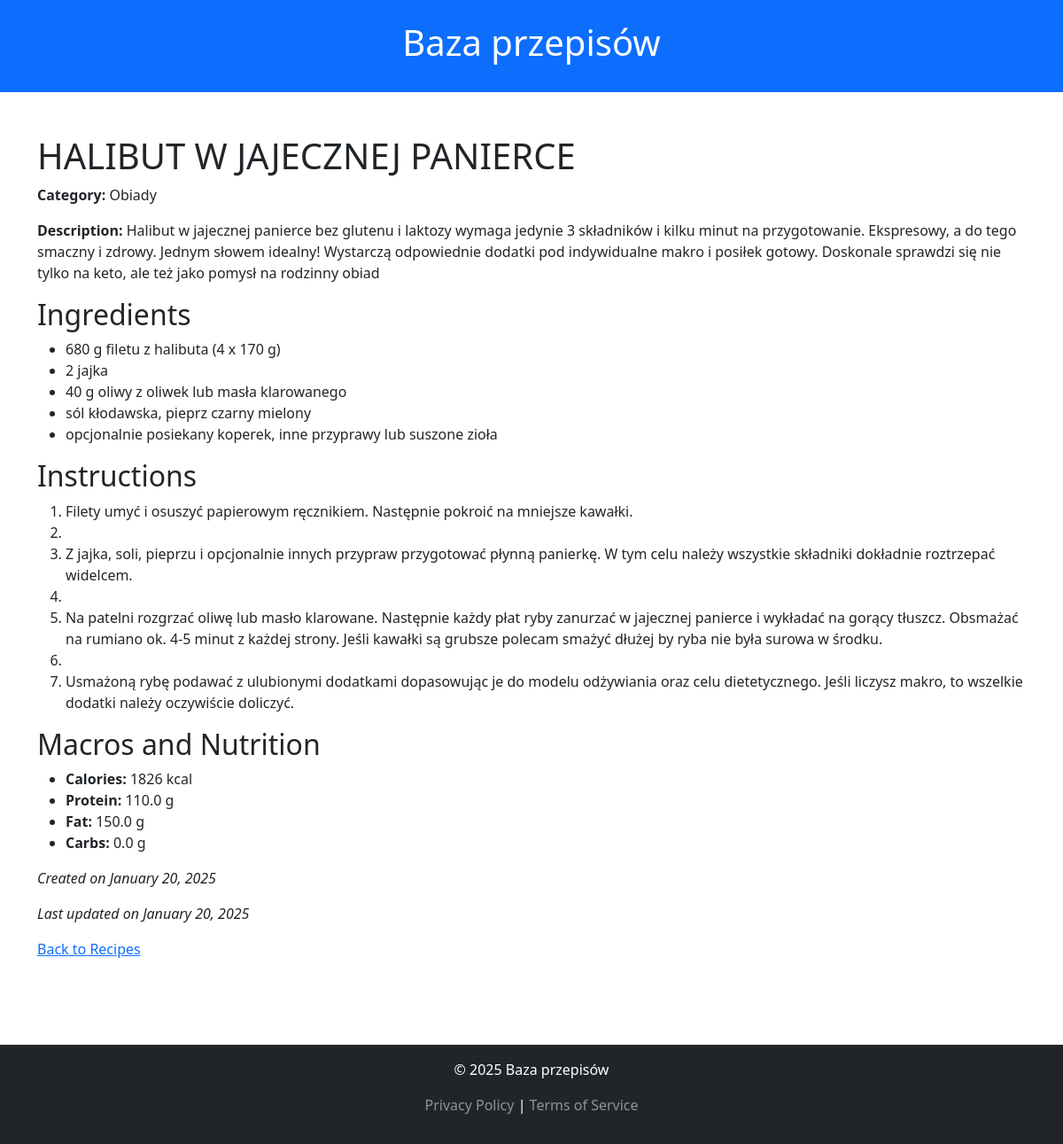
The page /recipesbase/recipe/2/ on the database its author committed.
### recipesbase/models.py (models this page shows, shortened)
class Recipe(models.Model):
    name = models.CharField(max_length=200)
    category = models.ForeignKey(Category, on_delete=models.CASCADE, related_name="recipes")
    description = models.TextField(blank=True, null=True)
    ingredients = models.TextField(help_text="List of ingredients and quantities")
    instructions = models.TextField(help_text="Step-by-step cooking instructions")
    calories = models.PositiveIntegerField(help_text="Total calories in kcal")
    protein = models.FloatField(help_text="Protein content in grams")
    fat = models.FloatField(help_text="Fat content in grams")
    carbs = models.FloatField(help_text="Carbohydrate content in grams")
    created_at = models.DateTimeField(auto_now_add=True)
    updated_at = models.DateTimeField(auto_now=True)

class Category(models.Model):
    name = models.CharField(max_length=100, unique=True)
    description = models.TextField(blank=True, null=True)

### recipesbase/views.py (the view)
# urls.py: path("recipe/<int:recipe_id>/", views.recipe, name="recipe"),
def recipe(request, recipe_id):
    recipe = Recipe.objects.get(id=recipe_id)
    return render(request, "recipesbase/recipe.html", {"recipe": recipe})

### recipesbase/templates/recipesbase/recipe.html (shortened to what this page needs)
{% extends "recipesbase/base.html" %}
{% block content %}
<h1>{{ recipe.name }}</h1>
<p><strong>Category:</strong> {{ recipe.category.name }}</p>
{% if recipe.description %}
<p><strong>Description:</strong> {{ recipe.description }}</p>
{% endif %}
<h2>Ingredients</h2>
<ul>
  {% for ingredient in recipe.ingredients.splitlines %}
  <li>{{ ingredient }}</li>
  {% endfor %}
</ul>
<h2>Instructions</h2>
<ol>
  {% for step in recipe.instructions.splitlines %}
  <li>{{ step }}</li>
  {% endfor %}
</ol>
<h2>Macros and Nutrition</h2>
<ul>
  <li><strong>Calories:</strong> {{ recipe.calories }} kcal</li>
  <li><strong>Protein:</strong> {{ recipe.protein }} g</li>
  <li><strong>Fat:</strong> {{ recipe.fat }} g</li>
  <li><strong>Carbs:</strong> {{ recipe.carbs }} g</li>
</ul>
<p><em>Created on {{ recipe.created_at|date:"F j, Y" }}</em></p>
<p><em>Last updated on {{ recipe.updated_at|date:"F j, Y" }}</em></p>
<a href="{% url 'index' %}">Back to Recipes</a>
{% endblock %}

### recipesbase/templates/recipesbase/base.html (style rules this page uses)
body { display: flex; flex-direction: column; min-height: 100vh; }

### rows shown on the page
Recipe: name "HALIBUT W JAJECZNEJ PANIERCE", category.name "Obiady", description "Halibut w jajecznej panierce bez glutenu i laktozy wymaga jedynie 3 składników i kilku minut na przygotowanie. Ekspresowy, a do tego smaczny i zdrowy. Jednym słowem idealny! Wystarczą odpowiednie dodatki pod indywidualne makro i posiłek gotowy. Doskonale sprawdzi się nie tylko na keto, ale też jako pomysł na rodzinny obiad", calories "1826", protein "110.0", fat "150.0", carbs "0.0", created_at "January 20, 2025", updated_at "January 20, 2025"

### other values the page prints
{{ ingredient }} "680 g filetu z halibuta (4 x 170 g)" "2 jajka" "40 g oliwy z oliwek lub masła klarowanego" "sól kłodawska, pieprz czarny mielony" "opcjonalnie posiekany koperek, inne przyprawy lub suszone zioła"
{{ step }} "Filety umyć i osuszyć papierowym ręcznikiem. Następnie pokroić na mniejsze kawałki." "Z jajka, soli, pieprzu i opcjonalnie innych przypraw przygotować płynną panierkę. W tym celu należy wszystkie składniki dokładnie roztrzepać widelcem." "Usmażoną rybę podawać z ulubionymi dodatkami dopasowując je do modelu odżywiania oraz celu dietetycznego. Jeśli liczysz makro, to wszelkie dodatki należy oczywiście doliczyć."
